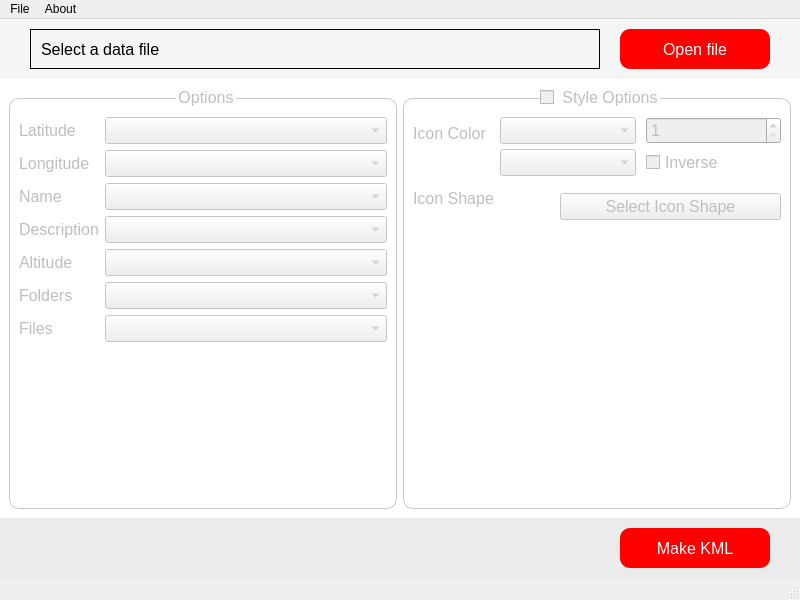
<?xml version="1.0" encoding="UTF-8"?>
<ui version="4.0">
 <class>MainWindow</class>
 <widget class="QMainWindow" name="MainWindow">
  <property name="geometry">
   <rect>
    <x>0</x>
    <y>0</y>
    <width>800</width>
    <height>600</height>
   </rect>
  </property>
  <property name="sizePolicy">
   <sizepolicy hsizetype="Preferred" vsizetype="Preferred">
    <horstretch>0</horstretch>
    <verstretch>0</verstretch>
   </sizepolicy>
  </property>
  <property name="windowTitle">
   <string>ExcelToKML App</string>
  </property>
  <property name="windowIcon">
   <iconset resource="image.qrc">
    <normaloff>:/images/images/xltokml-logo.png</normaloff>:/images/images/xltokml-logo.png</iconset>
  </property>
  <property name="windowOpacity">
   <double>1.000000000000000</double>
  </property>
  <property name="styleSheet">
   <string notr="true"/>
  </property>
  <widget class="QWidget" name="centralwidget">
   <property name="styleSheet">
    <string notr="true">font-size: 16px;</string>
   </property>
   <layout class="QVBoxLayout" name="verticalLayout">
    <property name="spacing">
     <number>0</number>
    </property>
    <property name="leftMargin">
     <number>0</number>
    </property>
    <property name="topMargin">
     <number>0</number>
    </property>
    <property name="rightMargin">
     <number>0</number>
    </property>
    <property name="bottomMargin">
     <number>0</number>
    </property>
    <item>
     <widget class="QFrame" name="frameHeader">
      <property name="minimumSize">
       <size>
        <width>0</width>
        <height>60</height>
       </size>
      </property>
      <property name="maximumSize">
       <size>
        <width>16777215</width>
        <height>60</height>
       </size>
      </property>
      <property name="styleSheet">
       <string notr="true">background-color: rgb(245, 245, 245);</string>
      </property>
      <property name="frameShape">
       <enum>QFrame::NoFrame</enum>
      </property>
      <property name="frameShadow">
       <enum>QFrame::Raised</enum>
      </property>
      <layout class="QHBoxLayout" name="horizontalLayout">
       <property name="spacing">
        <number>20</number>
       </property>
       <property name="leftMargin">
        <number>30</number>
       </property>
       <property name="topMargin">
        <number>0</number>
       </property>
       <property name="rightMargin">
        <number>30</number>
       </property>
       <property name="bottomMargin">
        <number>0</number>
       </property>
       <item>
        <widget class="QLabel" name="labelOpenFile">
         <property name="sizePolicy">
          <sizepolicy hsizetype="Expanding" vsizetype="Preferred">
           <horstretch>0</horstretch>
           <verstretch>0</verstretch>
          </sizepolicy>
         </property>
         <property name="maximumSize">
          <size>
           <width>16777215</width>
           <height>40</height>
          </size>
         </property>
         <property name="styleSheet">
          <string notr="true"/>
         </property>
         <property name="frameShape">
          <enum>QFrame::Box</enum>
         </property>
         <property name="text">
          <string>Select a data file</string>
         </property>
         <property name="margin">
          <number>0</number>
         </property>
         <property name="indent">
          <number>10</number>
         </property>
        </widget>
       </item>
       <item>
        <widget class="QPushButton" name="pushButtonOpenFile">
         <property name="minimumSize">
          <size>
           <width>150</width>
           <height>40</height>
          </size>
         </property>
         <property name="maximumSize">
          <size>
           <width>16777215</width>
           <height>40</height>
          </size>
         </property>
         <property name="styleSheet">
          <string notr="true">QPushButton {
	background-color: rgb(255, 0, 0);
	color: rgb(255, 255, 255);
	border: none;
	border-radius: 10px;
}

QPushButton:hover {
	background-color: rgb(200,  0, 0);
}

QPushButton:pressed {
	background-color: rgb(255, 100, 100);
}</string>
         </property>
         <property name="text">
          <string>Open file</string>
         </property>
        </widget>
       </item>
      </layout>
     </widget>
    </item>
    <item>
     <widget class="QFrame" name="frameContent">
      <property name="styleSheet">
       <string notr="true">QFrame {
	background-color: rgb(255, 255, 255);
}

QGroupBox {
	border: 1px solid rgb(200, 200, 200);
	margin-top: 10px;
	border-radius: 10px;
}

QGroupBox::title {
	subcontrol-origin: margin;
	subcontrol-position: top center;
}
</string>
      </property>
      <property name="frameShape">
       <enum>QFrame::NoFrame</enum>
      </property>
      <property name="frameShadow">
       <enum>QFrame::Raised</enum>
      </property>
      <layout class="QHBoxLayout" name="horizontalLayout_3">
       <item>
        <widget class="QGroupBox" name="groupBoxOptions">
         <property name="enabled">
          <bool>false</bool>
         </property>
         <property name="sizePolicy">
          <sizepolicy hsizetype="Preferred" vsizetype="Preferred">
           <horstretch>0</horstretch>
           <verstretch>0</verstretch>
          </sizepolicy>
         </property>
         <property name="styleSheet">
          <string notr="true"/>
         </property>
         <property name="title">
          <string>Options</string>
         </property>
         <property name="alignment">
          <set>Qt::AlignLeading|Qt::AlignLeft|Qt::AlignVCenter</set>
         </property>
         <property name="flat">
          <bool>false</bool>
         </property>
         <property name="checkable">
          <bool>false</bool>
         </property>
         <layout class="QFormLayout" name="formLayout_2">
          <property name="topMargin">
           <number>18</number>
          </property>
          <item row="0" column="0">
           <widget class="QLabel" name="labelLatitude">
            <property name="minimumSize">
             <size>
              <width>0</width>
              <height>0</height>
             </size>
            </property>
            <property name="maximumSize">
             <size>
              <width>16777215</width>
              <height>16777215</height>
             </size>
            </property>
            <property name="text">
             <string>Latitude</string>
            </property>
           </widget>
          </item>
          <item row="0" column="1">
           <widget class="QComboBox" name="comboBoxLatitude">
            <property name="minimumSize">
             <size>
              <width>0</width>
              <height>0</height>
             </size>
            </property>
            <property name="maximumSize">
             <size>
              <width>16777215</width>
              <height>16777215</height>
             </size>
            </property>
            <property name="styleSheet">
             <string notr="true"/>
            </property>
            <property name="currentText">
             <string/>
            </property>
           </widget>
          </item>
          <item row="1" column="0">
           <widget class="QLabel" name="labelLongitude">
            <property name="minimumSize">
             <size>
              <width>0</width>
              <height>0</height>
             </size>
            </property>
            <property name="maximumSize">
             <size>
              <width>16777215</width>
              <height>16777215</height>
             </size>
            </property>
            <property name="text">
             <string>Longitude</string>
            </property>
           </widget>
          </item>
          <item row="1" column="1">
           <widget class="QComboBox" name="comboBoxLongitude">
            <property name="minimumSize">
             <size>
              <width>0</width>
              <height>0</height>
             </size>
            </property>
            <property name="maximumSize">
             <size>
              <width>16777215</width>
              <height>16777215</height>
             </size>
            </property>
            <property name="styleSheet">
             <string notr="true"/>
            </property>
           </widget>
          </item>
          <item row="2" column="0">
           <widget class="QLabel" name="labelName">
            <property name="minimumSize">
             <size>
              <width>0</width>
              <height>0</height>
             </size>
            </property>
            <property name="maximumSize">
             <size>
              <width>16777215</width>
              <height>16777215</height>
             </size>
            </property>
            <property name="text">
             <string>Name</string>
            </property>
           </widget>
          </item>
          <item row="2" column="1">
           <widget class="QComboBox" name="comboBoxName">
            <property name="minimumSize">
             <size>
              <width>0</width>
              <height>0</height>
             </size>
            </property>
            <property name="maximumSize">
             <size>
              <width>16777215</width>
              <height>16777215</height>
             </size>
            </property>
            <property name="styleSheet">
             <string notr="true"/>
            </property>
           </widget>
          </item>
          <item row="3" column="0">
           <widget class="QLabel" name="labelDesciption">
            <property name="minimumSize">
             <size>
              <width>0</width>
              <height>0</height>
             </size>
            </property>
            <property name="maximumSize">
             <size>
              <width>16777215</width>
              <height>16777215</height>
             </size>
            </property>
            <property name="text">
             <string>Description</string>
            </property>
           </widget>
          </item>
          <item row="3" column="1">
           <widget class="QComboBox" name="comboBoxDescription">
            <property name="minimumSize">
             <size>
              <width>0</width>
              <height>0</height>
             </size>
            </property>
            <property name="maximumSize">
             <size>
              <width>16777215</width>
              <height>16777215</height>
             </size>
            </property>
           </widget>
          </item>
          <item row="4" column="0">
           <widget class="QLabel" name="labelAltitude">
            <property name="minimumSize">
             <size>
              <width>0</width>
              <height>0</height>
             </size>
            </property>
            <property name="maximumSize">
             <size>
              <width>16777215</width>
              <height>16777215</height>
             </size>
            </property>
            <property name="text">
             <string>Altitude</string>
            </property>
           </widget>
          </item>
          <item row="4" column="1">
           <widget class="QComboBox" name="comboBoxAltitude">
            <property name="minimumSize">
             <size>
              <width>0</width>
              <height>0</height>
             </size>
            </property>
            <property name="maximumSize">
             <size>
              <width>16777215</width>
              <height>16777215</height>
             </size>
            </property>
            <property name="styleSheet">
             <string notr="true"/>
            </property>
           </widget>
          </item>
          <item row="6" column="0">
           <widget class="QLabel" name="labelFiles">
            <property name="minimumSize">
             <size>
              <width>0</width>
              <height>0</height>
             </size>
            </property>
            <property name="maximumSize">
             <size>
              <width>16777215</width>
              <height>16777215</height>
             </size>
            </property>
            <property name="text">
             <string>Files</string>
            </property>
           </widget>
          </item>
          <item row="6" column="1">
           <widget class="QComboBox" name="comboBoxFiles">
            <property name="minimumSize">
             <size>
              <width>0</width>
              <height>0</height>
             </size>
            </property>
            <property name="maximumSize">
             <size>
              <width>16777215</width>
              <height>16777215</height>
             </size>
            </property>
           </widget>
          </item>
          <item row="5" column="1">
           <widget class="QComboBox" name="comboBoxFolders"/>
          </item>
          <item row="5" column="0">
           <widget class="QLabel" name="labelFolders">
            <property name="text">
             <string>Folders</string>
            </property>
           </widget>
          </item>
         </layout>
        </widget>
       </item>
       <item>
        <widget class="QGroupBox" name="groupBoxStyleOptions">
         <property name="enabled">
          <bool>false</bool>
         </property>
         <property name="title">
          <string>Style Options</string>
         </property>
         <property name="checkable">
          <bool>true</bool>
         </property>
         <property name="checked">
          <bool>false</bool>
         </property>
         <layout class="QFormLayout" name="formLayout">
          <property name="topMargin">
           <number>18</number>
          </property>
          <item row="0" column="0">
           <widget class="QLabel" name="labelIconColor">
            <property name="minimumSize">
             <size>
              <width>0</width>
              <height>0</height>
             </size>
            </property>
            <property name="maximumSize">
             <size>
              <width>16777215</width>
              <height>16777215</height>
             </size>
            </property>
            <property name="text">
             <string>Icon Color</string>
            </property>
           </widget>
          </item>
          <item row="0" column="1">
           <widget class="QWidget" name="widgetColorSelection" native="true">
            <property name="minimumSize">
             <size>
              <width>0</width>
              <height>0</height>
             </size>
            </property>
            <property name="sizeIncrement">
             <size>
              <width>0</width>
              <height>0</height>
             </size>
            </property>
            <layout class="QGridLayout" name="gridLayout">
             <property name="leftMargin">
              <number>0</number>
             </property>
             <property name="topMargin">
              <number>0</number>
             </property>
             <property name="rightMargin">
              <number>0</number>
             </property>
             <property name="bottomMargin">
              <number>0</number>
             </property>
             <property name="horizontalSpacing">
              <number>10</number>
             </property>
             <property name="verticalSpacing">
              <number>5</number>
             </property>
             <item row="1" column="0">
              <widget class="QComboBox" name="comboBoxColorPalette">
               <property name="maximumSize">
                <size>
                 <width>16777215</width>
                 <height>16777215</height>
                </size>
               </property>
               <property name="styleSheet">
                <string notr="true"/>
               </property>
               <property name="editable">
                <bool>false</bool>
               </property>
              </widget>
             </item>
             <item row="0" column="0">
              <widget class="QComboBox" name="comboBoxColorColumn">
               <property name="maximumSize">
                <size>
                 <width>16777215</width>
                 <height>16777215</height>
                </size>
               </property>
               <property name="styleSheet">
                <string notr="true"/>
               </property>
              </widget>
             </item>
             <item row="0" column="1">
              <widget class="QSpinBox" name="spinBoxBinNumber">
               <property name="minimumSize">
                <size>
                 <width>0</width>
                 <height>0</height>
                </size>
               </property>
               <property name="maximumSize">
                <size>
                 <width>16777215</width>
                 <height>16777215</height>
                </size>
               </property>
               <property name="styleSheet">
                <string notr="true"/>
               </property>
               <property name="minimum">
                <number>1</number>
               </property>
               <property name="maximum">
                <number>10</number>
               </property>
              </widget>
             </item>
             <item row="1" column="1">
              <widget class="QCheckBox" name="checkBoxInverseColor">
               <property name="minimumSize">
                <size>
                 <width>0</width>
                 <height>0</height>
                </size>
               </property>
               <property name="maximumSize">
                <size>
                 <width>16777215</width>
                 <height>16777215</height>
                </size>
               </property>
               <property name="styleSheet">
                <string notr="true"/>
               </property>
               <property name="text">
                <string>Inverse</string>
               </property>
              </widget>
             </item>
            </layout>
           </widget>
          </item>
          <item row="1" column="0">
           <widget class="QLabel" name="labelIconShape">
            <property name="minimumSize">
             <size>
              <width>0</width>
              <height>0</height>
             </size>
            </property>
            <property name="sizeIncrement">
             <size>
              <width>0</width>
              <height>35</height>
             </size>
            </property>
            <property name="text">
             <string>Icon Shape</string>
            </property>
           </widget>
          </item>
          <item row="1" column="1">
           <widget class="QWidget" name="widgetIconShapeSelection" native="true">
            <layout class="QHBoxLayout" name="horizontalLayout_5">
             <property name="spacing">
              <number>10</number>
             </property>
             <property name="leftMargin">
              <number>0</number>
             </property>
             <property name="topMargin">
              <number>0</number>
             </property>
             <property name="rightMargin">
              <number>0</number>
             </property>
             <property name="bottomMargin">
              <number>0</number>
             </property>
             <item>
              <widget class="QLabel" name="labelSelectedIconShape">
               <property name="minimumSize">
                <size>
                 <width>50</width>
                 <height>50</height>
                </size>
               </property>
               <property name="maximumSize">
                <size>
                 <width>50</width>
                 <height>50</height>
                </size>
               </property>
               <property name="styleSheet">
                <string notr="true"/>
               </property>
               <property name="text">
                <string/>
               </property>
               <property name="scaledContents">
                <bool>true</bool>
               </property>
              </widget>
             </item>
             <item>
              <widget class="QPushButton" name="pushButtonSelectIcon">
               <property name="minimumSize">
                <size>
                 <width>0</width>
                 <height>0</height>
                </size>
               </property>
               <property name="maximumSize">
                <size>
                 <width>16777215</width>
                 <height>16777215</height>
                </size>
               </property>
               <property name="text">
                <string>Select Icon Shape</string>
               </property>
              </widget>
             </item>
            </layout>
           </widget>
          </item>
         </layout>
        </widget>
       </item>
      </layout>
     </widget>
    </item>
    <item>
     <widget class="QFrame" name="frameFooter">
      <property name="minimumSize">
       <size>
        <width>0</width>
        <height>60</height>
       </size>
      </property>
      <property name="maximumSize">
       <size>
        <width>16777215</width>
        <height>60</height>
       </size>
      </property>
      <property name="styleSheet">
       <string notr="true">background-color: rgb(235, 235, 235);</string>
      </property>
      <property name="frameShape">
       <enum>QFrame::NoFrame</enum>
      </property>
      <property name="frameShadow">
       <enum>QFrame::Raised</enum>
      </property>
      <layout class="QHBoxLayout" name="horizontalLayout_2">
       <property name="spacing">
        <number>20</number>
       </property>
       <property name="leftMargin">
        <number>30</number>
       </property>
       <property name="topMargin">
        <number>0</number>
       </property>
       <property name="rightMargin">
        <number>30</number>
       </property>
       <property name="bottomMargin">
        <number>0</number>
       </property>
       <item>
        <spacer name="horizontalSpacer">
         <property name="orientation">
          <enum>Qt::Horizontal</enum>
         </property>
         <property name="sizeHint" stdset="0">
          <size>
           <width>40</width>
           <height>20</height>
          </size>
         </property>
        </spacer>
       </item>
       <item>
        <widget class="QPushButton" name="pushButtonMakeKML">
         <property name="minimumSize">
          <size>
           <width>150</width>
           <height>40</height>
          </size>
         </property>
         <property name="styleSheet">
          <string notr="true">QPushButton {
	background-color: rgb(255, 0, 0);
	color: rgb(255, 255, 255);
	border: none;
	border-radius: 10px;
}

QPushButton:hover {
	background-color: rgb(200,  0, 0);
}

QPushButton:pressed {
	background-color: rgb(255, 100, 100);
}</string>
         </property>
         <property name="text">
          <string>Make KML</string>
         </property>
         <property name="flat">
          <bool>false</bool>
         </property>
        </widget>
       </item>
      </layout>
     </widget>
    </item>
   </layout>
  </widget>
  <widget class="QMenuBar" name="menubar">
   <property name="geometry">
    <rect>
     <x>0</x>
     <y>0</y>
     <width>800</width>
     <height>21</height>
    </rect>
   </property>
   <widget class="QMenu" name="menuFile">
    <property name="title">
     <string>File</string>
    </property>
    <addaction name="actionOpenFile"/>
    <addaction name="actionExit"/>
   </widget>
   <widget class="QMenu" name="menuAbout">
    <property name="title">
     <string>About</string>
    </property>
    <addaction name="actionAbout"/>
    <addaction name="actionLicense"/>
    <addaction name="actionSourceCode"/>
   </widget>
   <addaction name="menuFile"/>
   <addaction name="menuAbout"/>
  </widget>
  <widget class="QStatusBar" name="statusbar"/>
  <action name="actionOpenFile">
   <property name="text">
    <string>Open file</string>
   </property>
  </action>
  <action name="actionExit">
   <property name="text">
    <string>Exit</string>
   </property>
  </action>
  <action name="actionAbout">
   <property name="text">
    <string>About this app</string>
   </property>
  </action>
  <action name="actionLicense">
   <property name="text">
    <string>License</string>
   </property>
  </action>
  <action name="actionSourceCode">
   <property name="text">
    <string>Source code</string>
   </property>
  </action>
 </widget>
 <resources>
  <include location="image.qrc"/>
 </resources>
 <connections/>
</ui>
